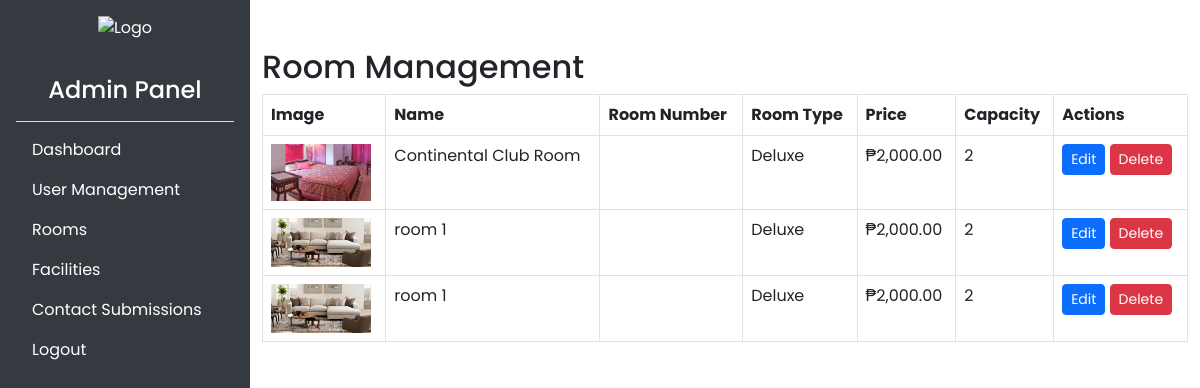
Page /admin/rooms.php?room_type=Deluxe (signed in) on the earlier database version.
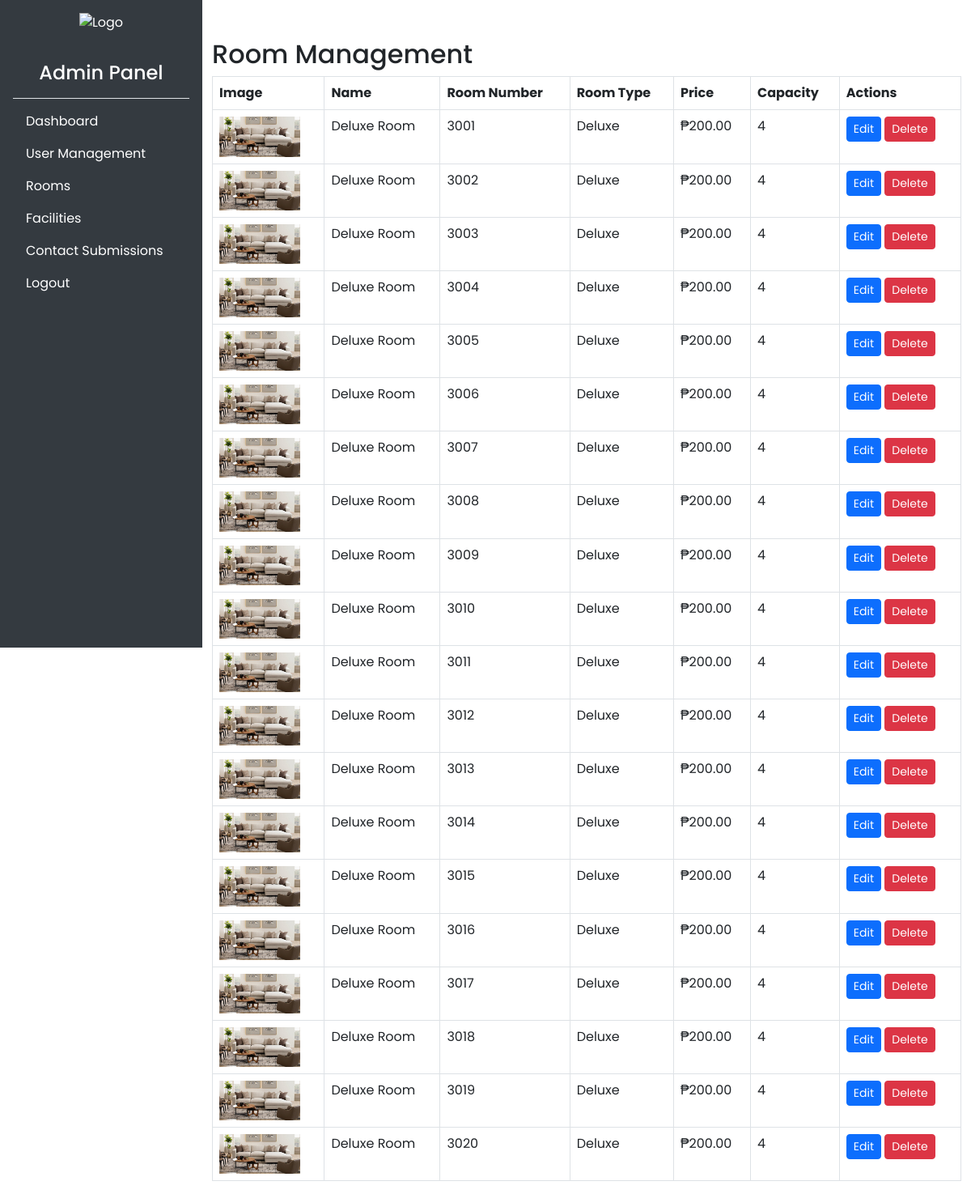
Same page on the later database version.
### tables this page shows
CREATE TABLE `rooms` (
  `id` int(11) NOT NULL,
  `images` text NOT NULL,
  `room_type` varchar(255) NOT NULL,
  `price` decimal(10,0) NOT NULL,
  `capacity` int(11) NOT NULL,
  `amenities` text NOT NULL,
  `description` text NOT NULL,
  `created_at` timestamp NOT NULL DEFAULT current_timestamp() ON UPDATE current_timestamp(),
  `name` varchar(255) NOT NULL,
  `room_number` varchar(50) NOT NULL,
  `status` varchar(255) NOT NULL,
  `cleanliness_status` varchar(255) NOT NULL
);

### admin/rooms.php (the view, shortened to what this page needs)
<?php
include '../config.php';
include './sidebar.php';
$room_type_filter = isset($_GET['room_type']) ? mysqli_real_escape_string($conn, $_GET['room_type']) : '';
$sql = "SELECT * FROM rooms WHERE 1=1";
if (!empty($room_type_filter)) {
    $sql .= " AND room_type = '$room_type_filter'";
}
$result = mysqli_query($conn, $sql);
?>
<!DOCTYPE html>
<html lang="en">
<head>
    <link href="https://cdn.jsdelivr.net/npm/bootstrap@5.3.0-alpha1/dist/css/bootstrap.min.css" rel="stylesheet">
</head>
<body>
    <div class="container mt-5">
        <h2>Room Management</h2>
        <table class="table table-bordered">
            <thead>
                <tr>
                    <th>Image</th>
                    <th>Name</th>
                    <th>Room Number</th>
                    <th>Room Type</th>
                    <th>Price</th>
                    <th>Capacity</th>
                    <th>Actions</th>
                </tr>
            </thead>
            <tbody>
                <?php if (mysqli_num_rows($result) > 0): ?>
                    <?php while ($row = mysqli_fetch_assoc($result)): ?>
                        <tr>
                            <td>
                                <?php
                                $images = explode(',', $row['images']);
                                echo "<img src='$images[0]' width='100' alt='Room Image'>";
                                ?>
                            </td>
                            <td><?= htmlspecialchars($row['name']); ?></td>
                            <td><?= htmlspecialchars($row['room_number']); ?></td>
                            <td><?= htmlspecialchars($row['room_type']); ?></td>
                            <td>₱<?= number_format($row['price'], 2); ?></td>
                            <td><?= htmlspecialchars($row['capacity']); ?></td>
                            <td>
                                <button
                                    class="btn btn-primary btn-sm edit-btn"
                                    data-id="<?= $row['id']; ?>"
                                    data-name="<?= htmlspecialchars($row['name']); ?>"
                                    data-room_type="<?= htmlspecialchars($row['room_type']); ?>"
                                    data-price="<?= htmlspecialchars($row['price']); ?>"
                                    data-capacity="<?= htmlspecialchars($row['capacity']); ?>"
                                    data-amenities="<?= htmlspecialchars($row['amenities']); ?>"
                                    data-description="<?= htmlspecialchars($row['description']); ?>"
                                    data-images="<?= htmlspecialchars($row['images']); ?>"
                                    data-bs-toggle="modal"
                                    data-bs-target="#editRoomModal">
                                    Edit
                                </button>
 				<a href="?delete=<?= $row['id']; ?>" class="btn btn-danger btn-sm">Delete</a>
                            </td>
                        </tr>
                    <?php endwhile; ?>
                <?php else: ?>
                    <tr>
                        <td colspan="7" class="text-center">No rooms found.</td>
                    </tr>
                <?php endif; ?>
            </tbody>
        </table>
    </div>
</body>
</html>

### admin/sidebar.php (shortened to what this page needs)
<!DOCTYPE html>
<html lang="en">
<head>
  <link rel="stylesheet" href=".//css/roombook.css">
  <link href="https://cdn.jsdelivr.net/npm/bootstrap@5.3.0-alpha1/dist/css/bootstrap.min.css" rel="stylesheet">
</head>
<body>
  <div id="sidebar" class="d-flex flex-column p-3">
    <img src="../image/hm.jpg" alt="Logo" class="sidebar-logo mx-auto d-block">
    <h4 class="text-center py-3 border-bottom">Admin Panel</h4>
    <ul class="nav flex-column">
      <li class="nav-item">
        <a class="nav-link" href="./dashboard.php">Dashboard</a>
      </li>
      <li class="nav-item">
        <a class="nav-link" href="./user_management.php">User Management</a>
      </li>
      <li class="nav-item">
        <a class="nav-link" href="./rooms.php">Rooms</a>
      </li>
      <li class="nav-item">
        <a class="nav-link" href="./facilities.php">Facilities</a>
      </li>
      <li class="nav-item">
        <a class="nav-link" href="./contact_submissions.php">Contact Submissions</a>
      </li>
      <li class="nav-item">
        <a class="nav-link" href="?logout=true">Logout</a>
      </li>
    </ul>
  </div>
</body>
</html>

### admin/css/roombook.css (style rules this page uses)
:root { --bg-text-shadow: 0 2px 4px rgb(13 0 77 / 8%), 0 3px 6px rgb(13 0 77 / 8%), 0 8px 16px rgb(13 0 77 / 8%); --bg-box-shadow: 0px 0px 20px 6px rgba(26, 30, 164, 0.31); }
body { background-color: #ffff; }
* { margin: 0; padding: 0; font-family: 'Poppins', sans-serif; }
a { color: black; }

### admin/sidebar.php (style rules this page uses)
body { display: flex; }
#sidebar { min-width: 250px; max-width: 250px; background-color: #343a40; color: #fff; height: 100vh; }
#sidebar .nav-link { color: #fff; }
.sidebar-logo { max-width: 200px; margin-bottom: 20px; }

Differences in the rows shown:
removed rooms: images (picture), name "Continental Club Room", room_type "Deluxe", price "2,000.00", capacity "2"
removed rooms: name "room 1", room_type "Deluxe", price "2,000.00", capacity "2"
removed rooms: name "room 1", room_type "Deluxe", price "2,000.00", capacity "2"
added rooms: name "Deluxe Room", room_number "3001", room_type "Deluxe", price "200.00", capacity "4"
added rooms: name "Deluxe Room", room_number "3002", room_type "Deluxe", price "200.00", capacity "4"
added rooms: name "Deluxe Room", room_number "3003", room_type "Deluxe", price "200.00", capacity "4"
added rooms: name "Deluxe Room", room_number "3004", room_type "Deluxe", price "200.00", capacity "4"
added rooms: name "Deluxe Room", room_number "3005", room_type "Deluxe", price "200.00", capacity "4"
added rooms: name "Deluxe Room", room_number "3006", room_type "Deluxe", price "200.00", capacity "4"
added rooms: name "Deluxe Room", room_number "3007", room_type "Deluxe", price "200.00", capacity "4"
added rooms: name "Deluxe Room", room_number "3008", room_type "Deluxe", price "200.00", capacity "4"
added rooms: name "Deluxe Room", room_number "3009", room_type "Deluxe", price "200.00", capacity "4"
added rooms: name "Deluxe Room", room_number "3010", room_type "Deluxe", price "200.00", capacity "4"
added rooms: name "Deluxe Room", room_number "3011", room_type "Deluxe", price "200.00", capacity "4"
added rooms: name "Deluxe Room", room_number "3012", room_type "Deluxe", price "200.00", capacity "4"
added rooms: name "Deluxe Room", room_number "3013", room_type "Deluxe", price "200.00", capacity "4"
added rooms: name "Deluxe Room", room_number "3014", room_type "Deluxe", price "200.00", capacity "4"
added rooms: name "Deluxe Room", room_number "3015", room_type "Deluxe", price "200.00", capacity "4"
added rooms: name "Deluxe Room", room_number "3016", room_type "Deluxe", price "200.00", capacity "4"
added rooms: name "Deluxe Room", room_number "3017", room_type "Deluxe", price "200.00", capacity "4"
added rooms: name "Deluxe Room", room_number "3018", room_type "Deluxe", price "200.00", capacity "4"
added rooms: name "Deluxe Room", room_number "3019", room_type "Deluxe", price "200.00", capacity "4"
added rooms: name "Deluxe Room", room_number "3020", room_type "Deluxe", price "200.00", capacity "4"
